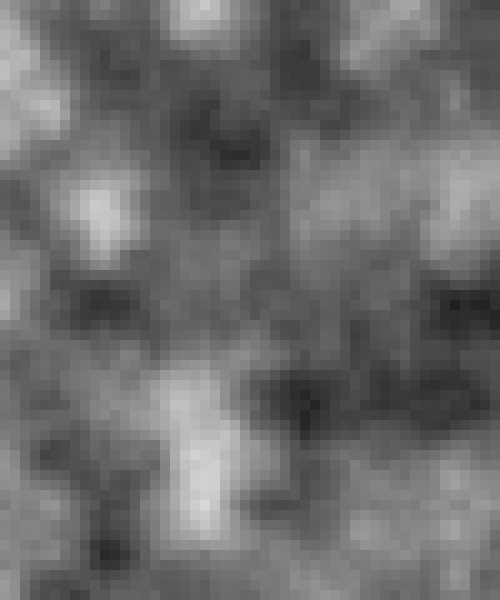
Frame 1 (no input)
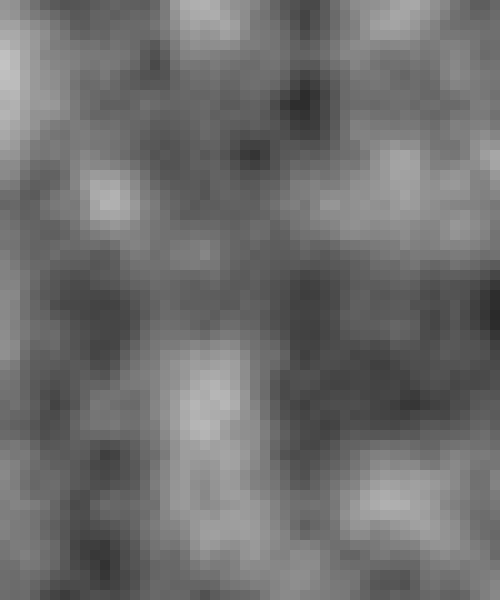
Frame 60 (the mouse pressed at the canvas centre just before this capture)
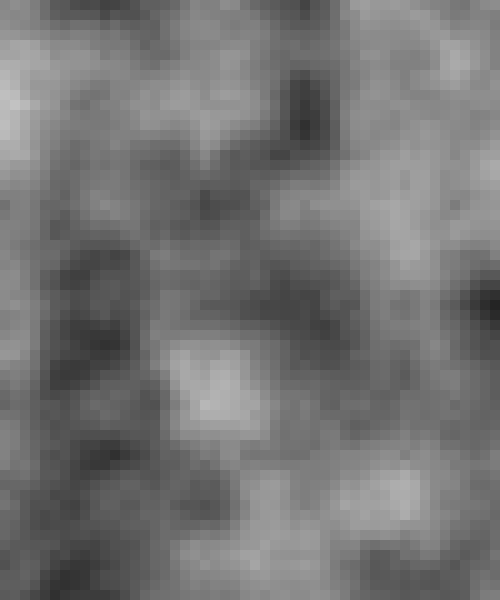
Frame 120 (the mouse held since frame 60 and released just before this capture)

The Processing sketch that drew these frames (run headless with seeded random() and noise(); from frame 60 on, the mouse is pressed at the canvas centre):

// Processing sketch: sketch_190401_noise
// ── sketch_190401_noise.pde
float taille = 10;
float r = 0.01;
void setup()
{
  size(500, 600);
}

void draw()
{
  background(255); // fond blanc
  noStroke();
  for ( float y=0; y < height; y=y+taille )
    for ( float x=0; x < width; x=x+taille )
    {
      fill( 255 * noise(x*r,y*r,frameCount*0.005)  );
      rect(x,y,taille,taille);
    }
}
